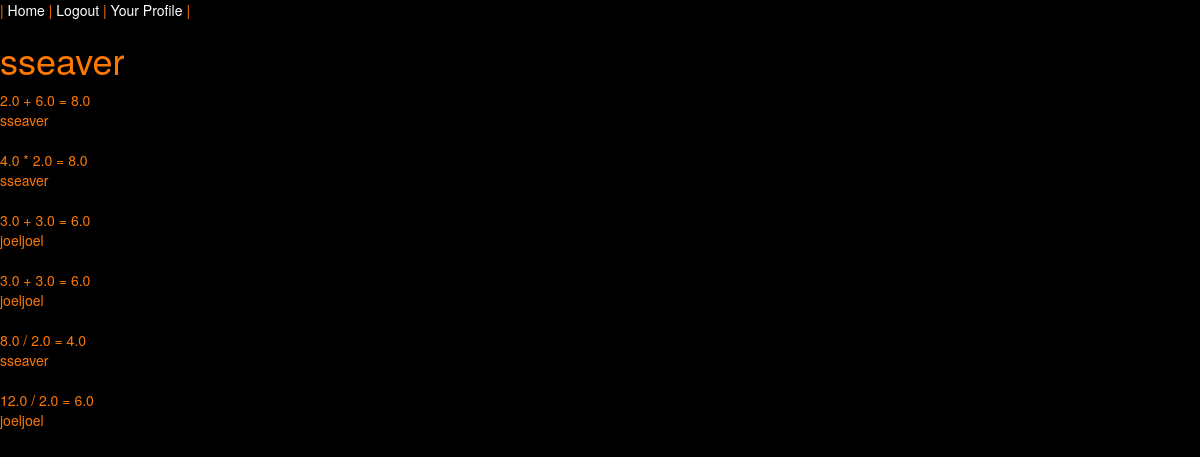
/accounts/profile/ (signed in), run on an earlier commit of the app's database.
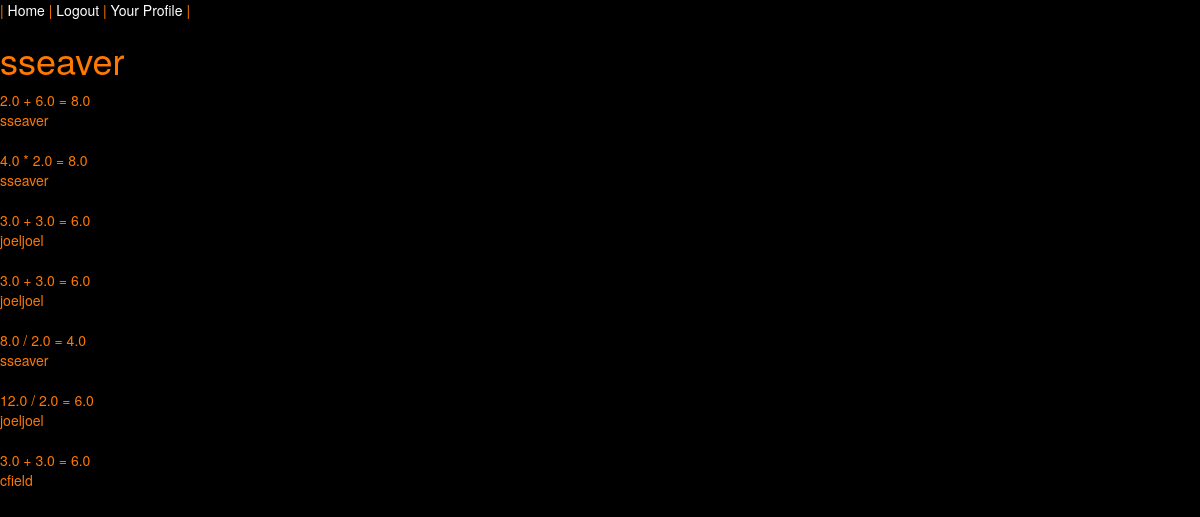
And on a later commit of the database.
### app/models.py (models this page shows)
class Operations(models.Model):
    user = models.ForeignKey("auth.User")
    created = models.DateTimeField(auto_now_add=True)
    number1 = models.FloatField()
    number2 = models.FloatField()
    function = models.CharField(max_length=1)
    answer = models.FloatField()

### app/views.py (the view)
# urls.py: url(r'^accounts/profile/$', ProfileView.as_view(), name="profile_view"),
class ProfileView(TemplateView):
    template_name = "profile.html"
    def get_context_data(self):
        context = super().get_context_data()
        if self.request.user.profile.is_owner:
            context['operations'] = Operations.objects.all()
            return context
        else:
            context['operations'] = Operations.objects.filter(user=self.request.user)
            return context

### app/models.py (called while the page is built)
    @property
    def is_owner(self):
        return self.access_level == 'o'

### templates/profile.html
{% extends 'base.html' %}
{% block content %}
<h1>{{ request.user }}</h1>
<p>
  {% for operation in operations %}
  {{ operation.number1 }} {{ operation.function }} {{ operation.number2 }} = {{ operation.answer }}<br>
  {{ operation.user }}<br><br>
  {% endfor %}
</p>
{% endblock %}

### templates/base.html (shortened to what this page needs)
{% load staticfiles %}
<!DOCTYPE html>
<html>
  <head>
    <link rel="stylesheet" href="{% static 'css/bootstrap.css' %}" media="screen" title="no title">
  </head>
  <body>
    |<a href="{% url 'index_view' %}"><font color="#FFFFFF"> Home </font></a>|
    {% if not request.user.is_authenticated %}
         <a href="{% url 'login' %}"><font color="#FFFFFF"> Login </font></a>|
         <a href="{% url 'user_create_view' %}"><font color="#FFFFFF"> Create User </font></a>|
       {% else %}
         <a href="{% url 'logout' %}?next={% url 'index_view' %}"><font color="#FFFFFF"> Logout </font></a>|
         <a href="{% url 'profile_view' %}"><font color="#FFFFFF"> Your Profile </font></a>|
    {% endif %}
    {% block content %}
    {% endblock %}
  </body>
</html>

### templates/base.html (style rules this page uses)
body { background-color: #000000; color: #ff7800; }

What changed in the data, as far as the page shows it:
added Operations: number1 "3.0", function "+", number2 "3.0", answer "6.0", user "cfield"
